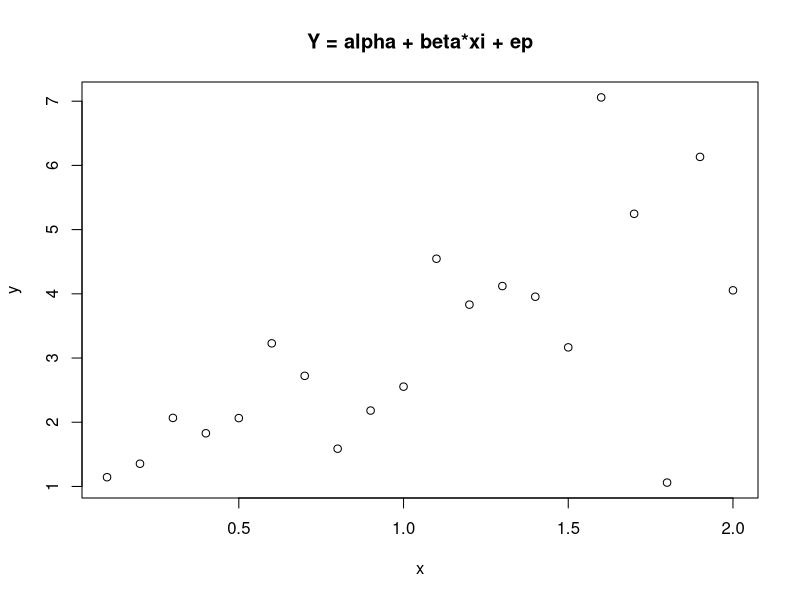
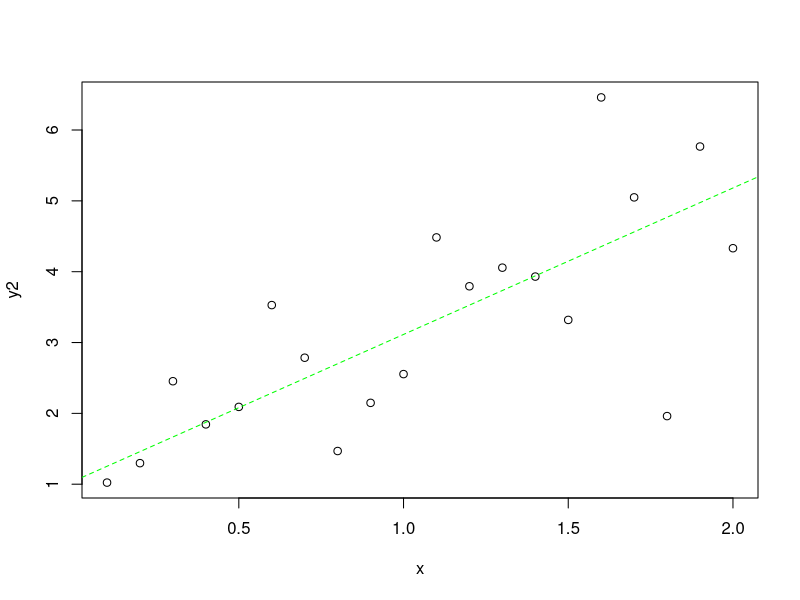

The R script that drew these images, in order:
######################################################
# Sample generation
######################################################

cdf <- function(x, theta) {
  1 - theta/x^3 - (1-theta)/x^5
}

loss <- function(x, q, theta) {
  (cdf(x, theta) - q)^2
}

# TODO: to avoid local optimum, try multiple starting point.

# 1st method: use L-BFGS-B
fit.cdf <- function(quant) {
  optim(c(3), loss, theta=0.3, q=quant, method="L-BFGS-B",
      lower = 1)
}

# 2nd method: use BFGS
fit.cdf2 <- function(quant) {
  optim(c(3), loss, theta=0.3, q=quant, method="BFGS")
}

# TODO: 3rd method: use nlm

fit.cdf(0.5)
fit.cdf2(0.5)
# NOTE: both approaches return the same estimate: 1.173604.
# TODO: but why are the fn values different? Since the
# objective functions are the same.

inverse.cdf <- function(x){
  f <- fit.cdf(x)
  f$par
}

# generate samples
# 1st method: using sapply
rcustom <- function(n) {
  sapply(runif(n), inverse.cdf) # TODO: how's lapply and sapply different?
}
samples <- rcustom(100)

# 2nd method: using for loop
n <- 100; samples1 = rep(0,100); u = runif(100)
for(i in 1:n) samples1[i] <- inverse.cdf(u[i])

######################################################
# Maximum Likelihood Estimation
######################################################

pdf <- function(x, theta) {
  3*theta/x^4 + 5*(1-theta)/x^6
}

# theta is put first, because it's the parameter to be optimised
llfunc <- function(theta, x) {
  sum(log(pdf(x, theta)))
}

# TODO: use negative log likelihood

# 1st method: unconstraint optim
fit.optim.unc = optim(c(0.5), llfunc,
      x = samples,
      control = list(fnscale = -1),
      method = "BFGS")

fit.optim.con = optim(c(0.5), llfunc,
                      x = samples,
                      control = list(fnscale = -1),
                      method = "L-BFGS-B",
                      lower = 0,
                      upper = 1)
# NOTE:
# Estimate reported for theta is 0.3023.

# Warning message:
#  In optim(c(0.5), llfunc, x = samples, control = list(fnscale = -1)) :
#  one-dimensional optimization by Nelder-Mead is unreliable:
#  use "Brent" or optimize() directly

# 2nd method: nlm

# 3rd method: fitdistr

######################################################
# Linear Regression
######################################################
set.seed(123)
# x <- sapply(1:20, function(x) x/10)
x <- 1:20/10
alpha <- 1; beta <- 2; sigma <- 1
ep <- rnorm(length(x), mean = 0, sd = x)
y <- alpha + beta*x + ep
plot(x, y, main = "Y = alpha + beta*xi + ep")
set.seed(123)
y2 <- rnorm(length(x), mean=alpha+beta*x, sd=sigma*sqrt(x))
plot(x, y2)

# theta <- [alpha, beta, sigma.squared]
# use negative log likelihood for minimisation
llfunc <- function(theta, x, y) {
  -sum(dnorm(y, mean = theta[1]+theta[2]*x, sd = sqrt(theta[3]*x), log = T))
}
fit.linear <- optim(c(1, 2, 1), llfunc, x=x, y=y2,
      method = "L-BFGS-B", lower = c(0.1, 0.1, 0.1))
# NOTE: with default method (Nelder-Mead), some return "NaN"
# because the parameters value aren't bounded.
# It is resolved by using 'L-BFGS-B' method.

# So, the results of the estimation:
# alpha         : 0.8068435, 1.0464741
# beta          : 2.6419369, 2.0676009
# sigma.squared : 1.6643479, 0.9038637
fit.linear.alpha <- fit.linear$par[1]
fit.linear.beta <- fit.linear$par[2]
fit.linear.sigma.squared <- fit.linear$par[3]
abline(fit.linear.alpha, fit.linear.beta, col='green',
       lty='dashed')
